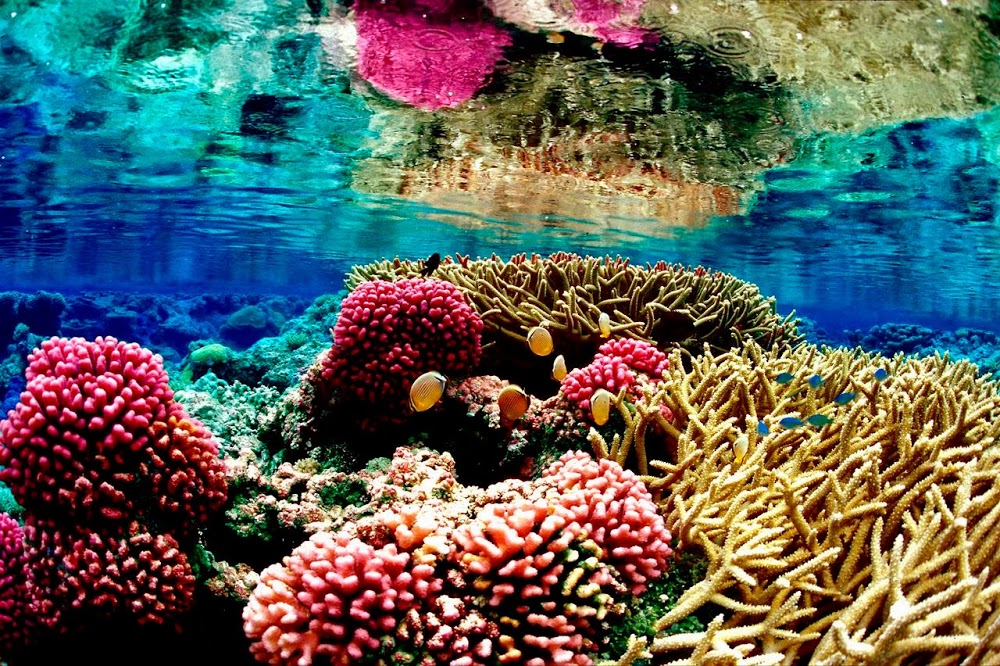
%> input picture images/corals.jpg, 1000 x 666 px
$ octave exercise4.m   (GNU Octave 9; MATLAB toolbox functions it lacks are replaced by stand-ins)
%> lines starting %> are read from the running program, lines starting %| are printed output that depends on the picture
% - - - - - -
% MAI CV
% Exercises Lab 1
% Author name: Emer Rodriguez Formisano and Jorge Alexander
% - - - - - -


%%
%- - - - - -
%Exercise 4: Managing different size and filters
%- - - - - -
% 1. reading the image file
CORALS = imread('images/corals.jpg');
%> CORALS is the input picture: size 666x1000x3 uint8; mean R, G, B 90.9, 97.4, 92.3

% 2. loss of details on resize
reCorals = imresize(CORALS, 0.25);
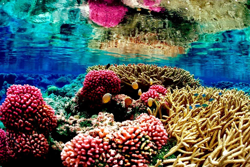
%> reCorals: size 167x250x3 uint8; mean R, G, B 90.9, 97.5, 92.4
subplot(1,2,1), imshow(CORALS), title("Original");
subplot(1,2,2), imshow(reCorals), title("Resized");

% 3. Histograms
subplot(2,2,1), imshow(CORALS);
subplot(2,2,2), imhist(CORALS);
subplot(2,2,3), imshow(reCorals);
subplot(2,2,4), imhist(reCorals);
%> after `imhist(reCorals)`:
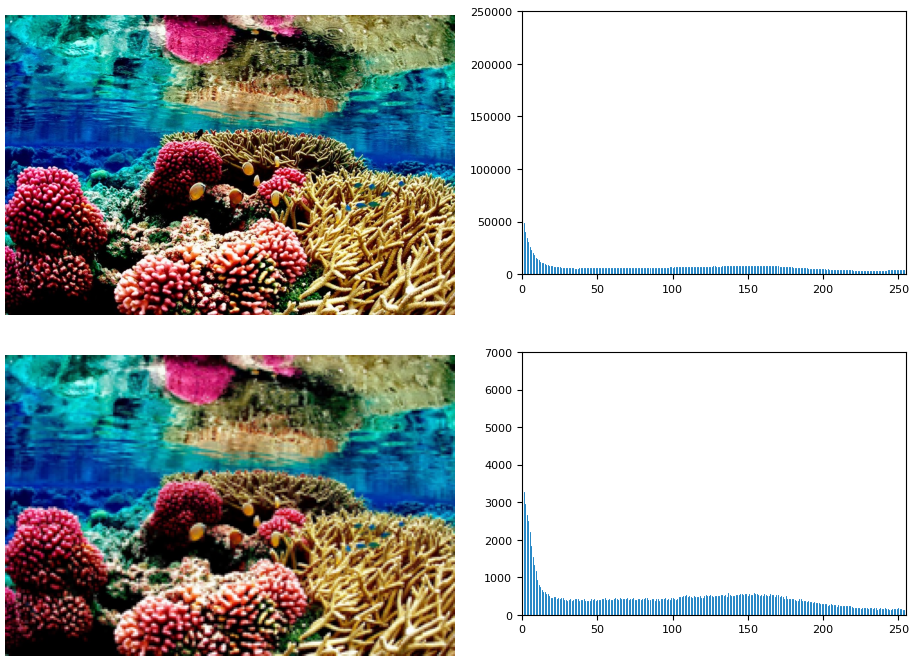
%> figure redrawn from the program's plot data, 4 panels
% Comment: We observe that the histogram of the resized image has a much lower
% intensity of the greyscale values. For example, at around 50 the rescaled
% image has an intensity of 400, whereas the original had an intensity of
% 0.5*10^4 (5000). The scaled image has an intensity ~ 10X lower than the
% original. With the higher intensity, the original image has a better
% defined distribution greyscale, where as the resized image has a more
% jagged distribution.

% Emer: not sure about your comment above. The histogram shows the
% frequency of pixels for each level of intensity. The scaled down image
% has less pixels, so the counts (absolute freq.) will be lower.
% We should compare the shape and if we want to plot it, then rescaled to
% desnity (relative freq.) is required.
coralsN = imhist(CORALS);
%> coralsN = 256 values, max 238750 at index 1, min 3088 at index 234, mean 7804.7
reCoralsN = imhist(reCorals);
%> reCoralsN = 256 values, max 6897 at index 1, min 126 at index 245, mean 489.3
figure
plot([coralsN/sum(coralsN) reCoralsN/sum(reCoralsN)], 'LineWidth',2);
legend('Original','Scaled 0.25')
xlabel('Intensity'), ylabel('Relative Frequency'), title('Image Histogram')
%> after `title('Image Histogram')`:
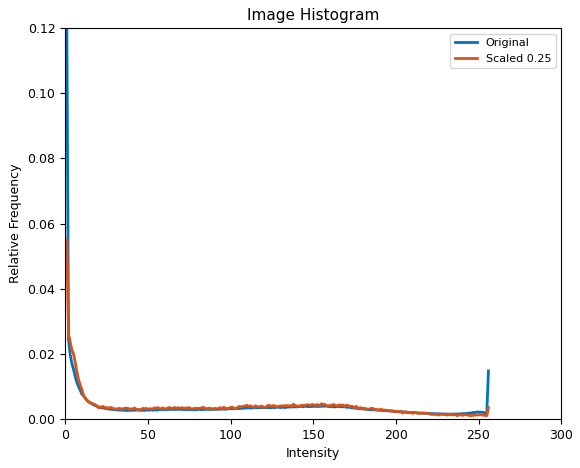
%> figure redrawn from the program's plot data; curve peaks at x = 1, y = 0.119; curve peaks at x = 1, y = 0.0551
% Commet: both lines are very close to each other which means that scaling the
% image down do not affect the intensity distribution of the image.

% 4. Scale back up
reCorals = imresize(reCorals, 4);
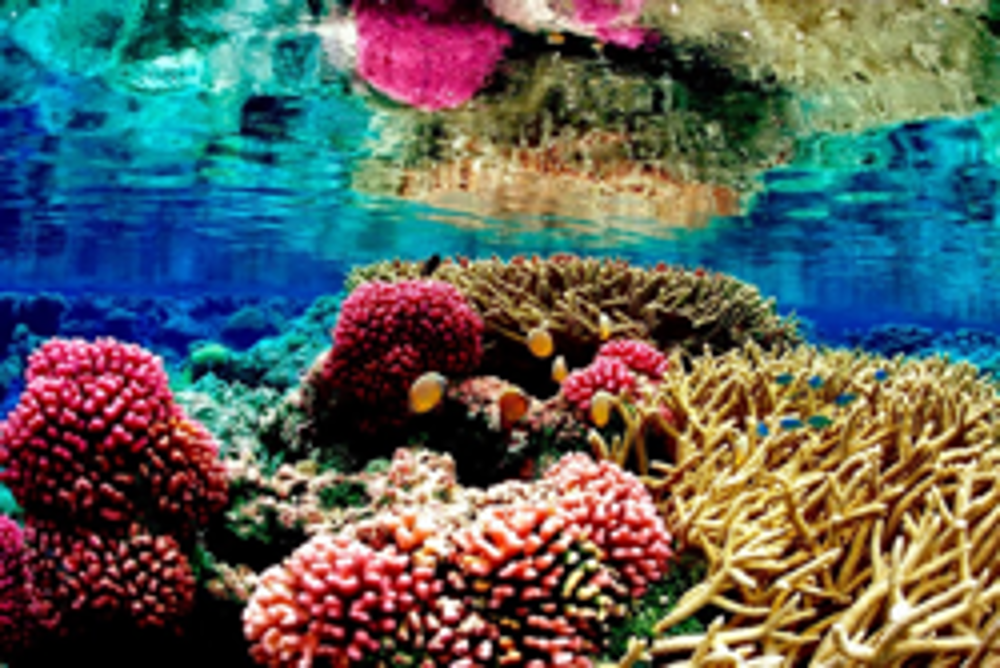
%> reCorals: size 668x1000x3 uint8; mean R, G, B 90.9, 97.6, 92.5
imshow(reCorals);
% Comment: here we see that even though the image is now the same size as the
% original again, the definition (information) is still lost.

% 5. Filtering
VECTOR_FILTER = ones(1,3);
filterCorals = imfilter(CORALS, VECTOR_FILTER);
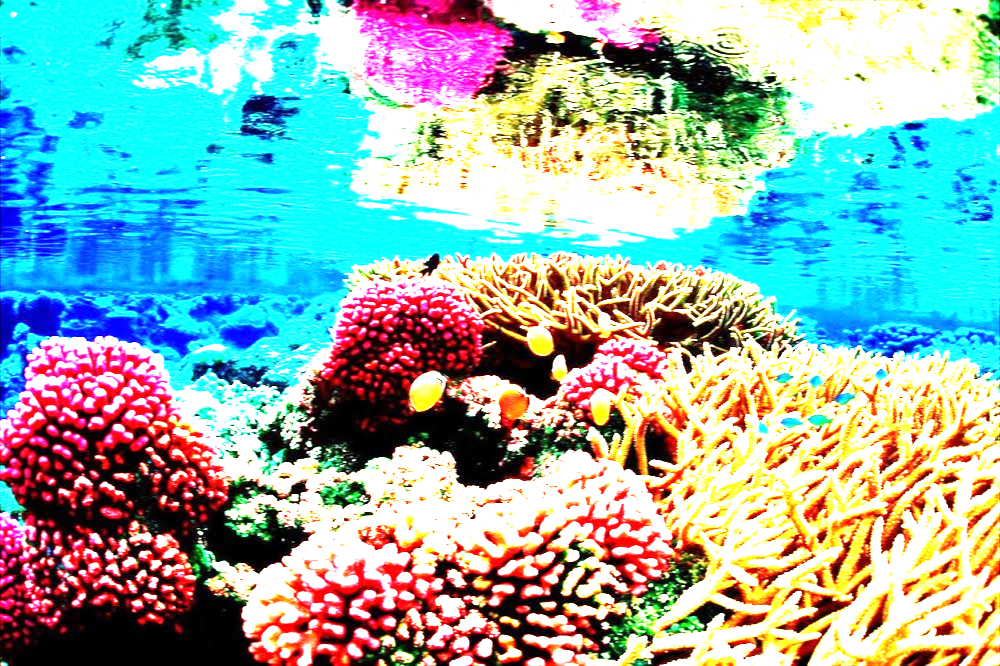
%> filterCorals: size 666x1000x3 uint8; mean R, G, B 147.3, 177.8, 172.8
gaussFilterCorals = imgaussfilt(CORALS,2);
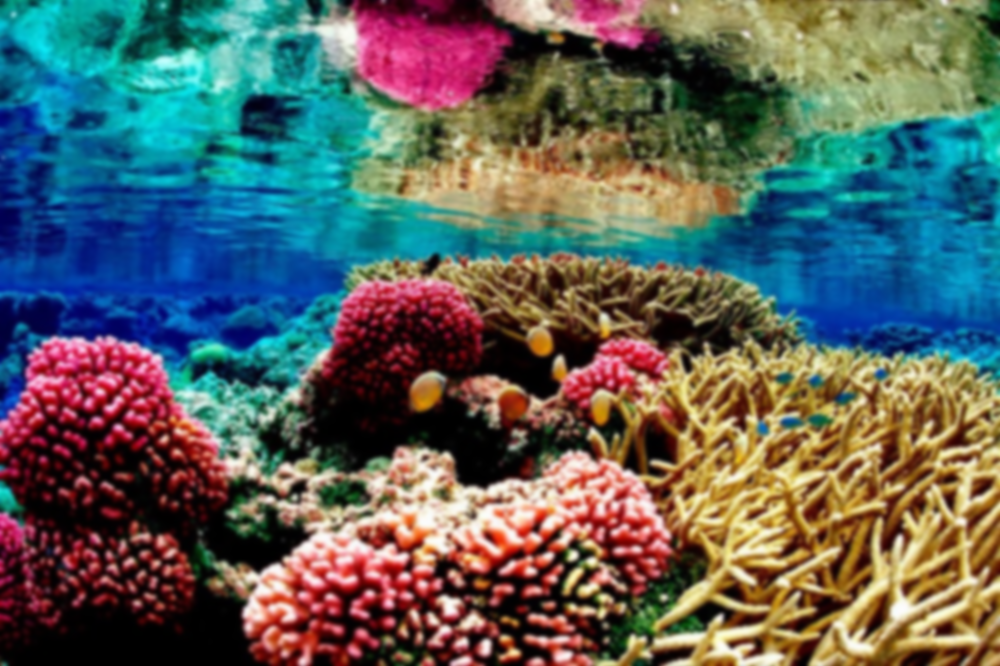
%> gaussFilterCorals: size 666x1000x3 uint8; mean R, G, B 90.9, 97.4, 92.3; mean of the top-left, top-right, bottom-left and bottom-right quarters 97.6, 96.2, 71.5, 108.8
% plotting the images against the original
subplot(1,3,1), imshow(CORALS), title("Original");
subplot(1,3,2), imshow(filterCorals), title("Vector filter: [1 1 1]");
subplot(1,3,3), imshow(gaussFilterCorals), title("Gaussian filter: \sigma = 2");
% Comment: here we see that USER_DEFINED_FILTER has made the image brighter and has
% lost definition (for example the lines can no longer be seen on the fish)
% As the vector is not normalised, the mask modifies the pixels by adding
% the value of the left and right pixels for each channel. Thus, the
% value for each pixel is increased making a whiten and slighlty blur image.
% The gaussian filter has not made the image brighter as the weights are normalised,
% but has only blurred the image so we can neither see the lines on the fish.
%> (the run ends here)

$ run again, with images/buffet.jpg copied over images/corals.jpg
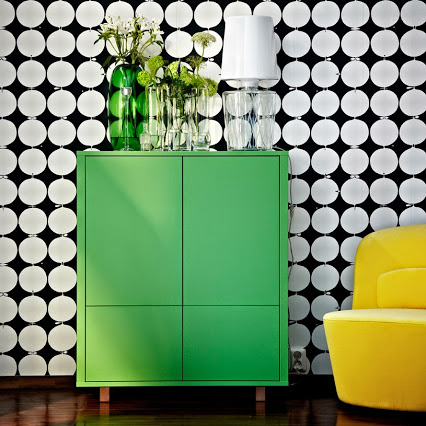
%> input picture images/buffet.jpg, 426 x 426 px
%> CORALS is the input picture: size 426x426x3 uint8; mean R, G, B 122.8, 145.7, 106.8
%> `imhist(reCorals)`:
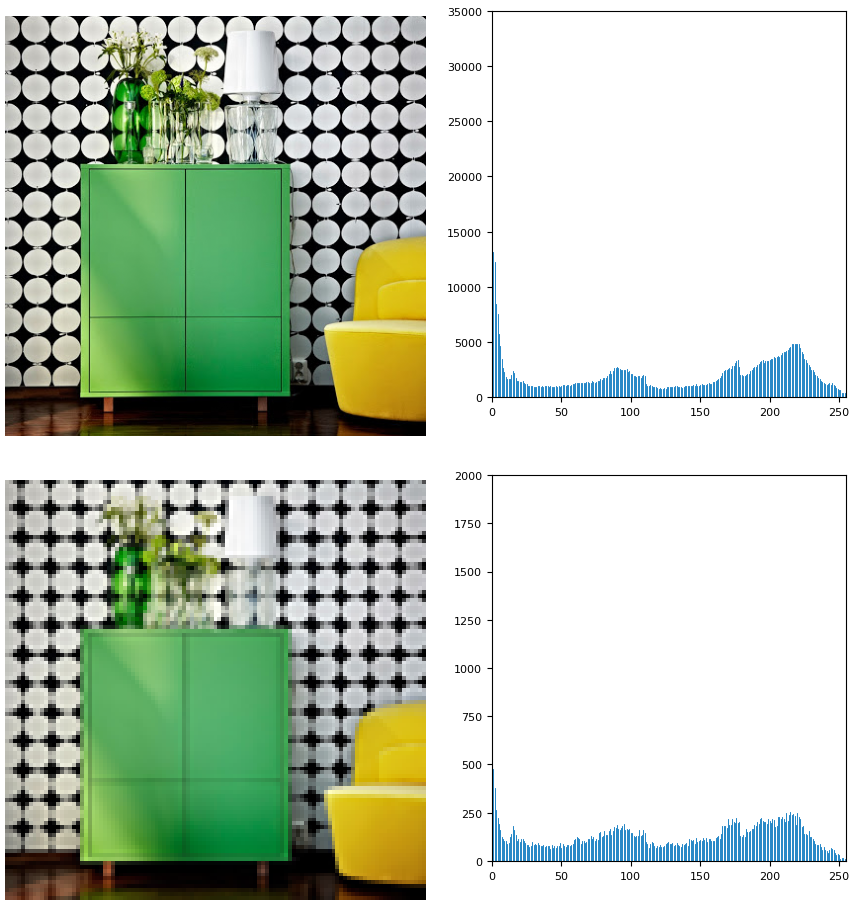
%> figure redrawn from the program's plot data, 4 panels
%> coralsN = 256 values, max 32016 at index 1, min 338 at index 255, mean 2126.7
%> reCoralsN = 256 values, max 1578 at index 1, min 8 at index 255, mean 134.2
%> `gaussFilterCorals = imgaussfilt(CORALS,2);`:
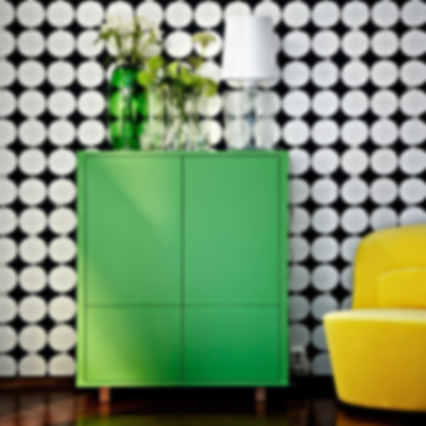
%> gaussFilterCorals: size 426x426x3 uint8; mean R, G, B 122.8, 145.7, 106.7

$ run again, with images/clooney.jpg copied over images/corals.jpg
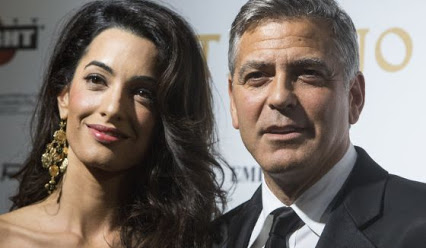
%> input picture images/clooney.jpg, 426 x 248 px
%> CORALS is the input picture: size 248x426x3 uint8; mean R, G, B 116.7, 107.6, 101.2
%> `imhist(reCorals)`:
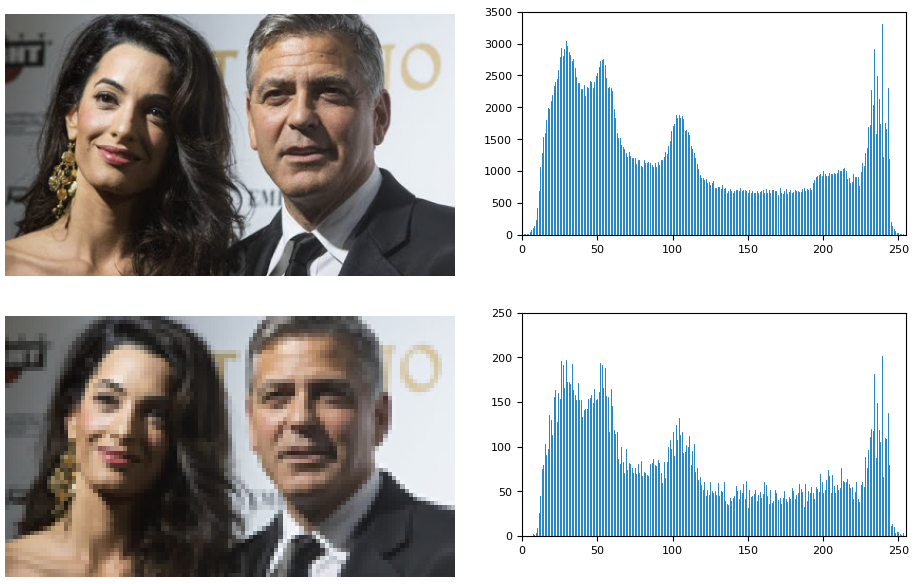
%> figure redrawn from the program's plot data, 4 panels
%> coralsN = 256 values, max 3305 at index 240, min 4 at index 255, mean 1238.1
%> reCoralsN = 256 values, max 202 at index 240, min 0 at index 1, mean 77.74
%> `filterCorals = imfilter(CORALS, VECTOR_FILTER);`:
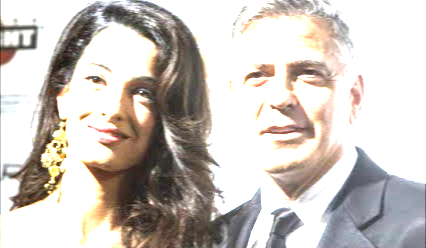
%> filterCorals: size 248x426x3 uint8; mean R, G, B 203.7, 196.5, 190.9

$ run again, with images/fabulous.jpg copied over images/corals.jpg
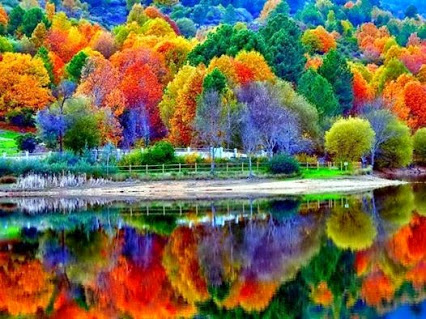
%> input picture images/fabulous.jpg, 426 x 319 px
%> CORALS is the input picture: size 319x426x3 uint8; mean R, G, B 113.1, 105.7, 76.9
%> `imhist(reCorals)`:
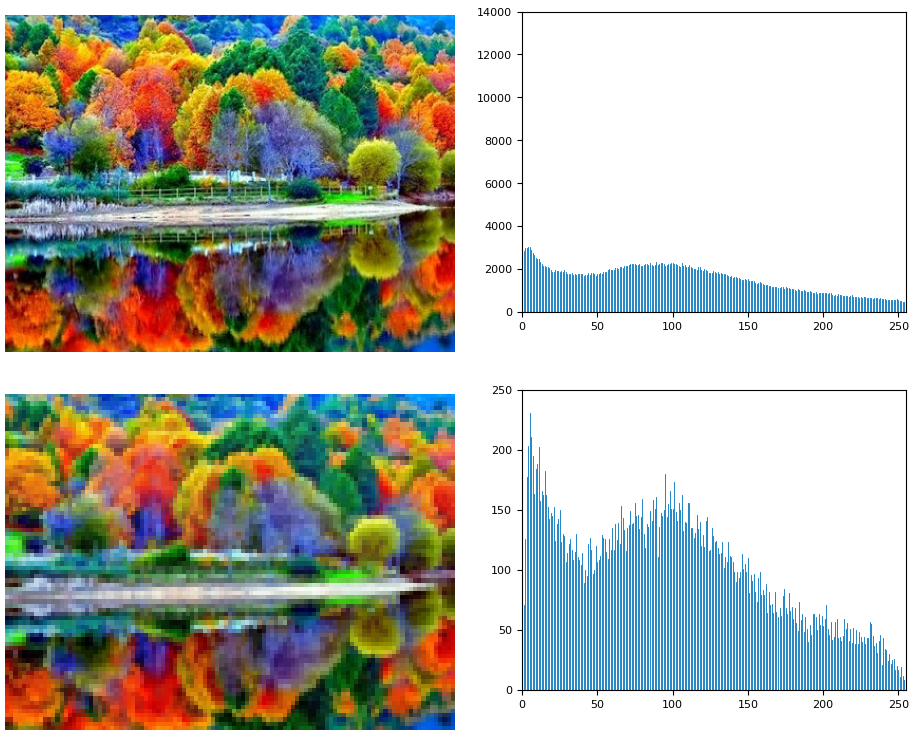
%> figure redrawn from the program's plot data, 4 panels
%> coralsN = 256 values, max 12169 at index 1, min 447 at index 255, mean 1592.5
%> reCoralsN = 256 values, max 231 at index 6, min 7 at index 256, mean 100.3
%> `filterCorals = imfilter(CORALS, VECTOR_FILTER);`:
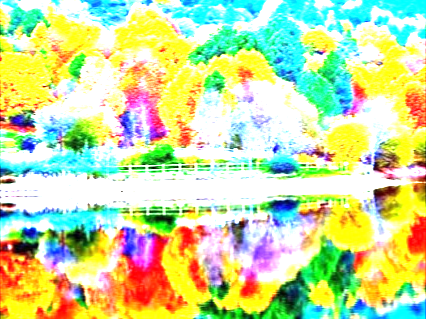
%> filterCorals: size 319x426x3 uint8; mean R, G, B 200.7, 219.8, 159.2
